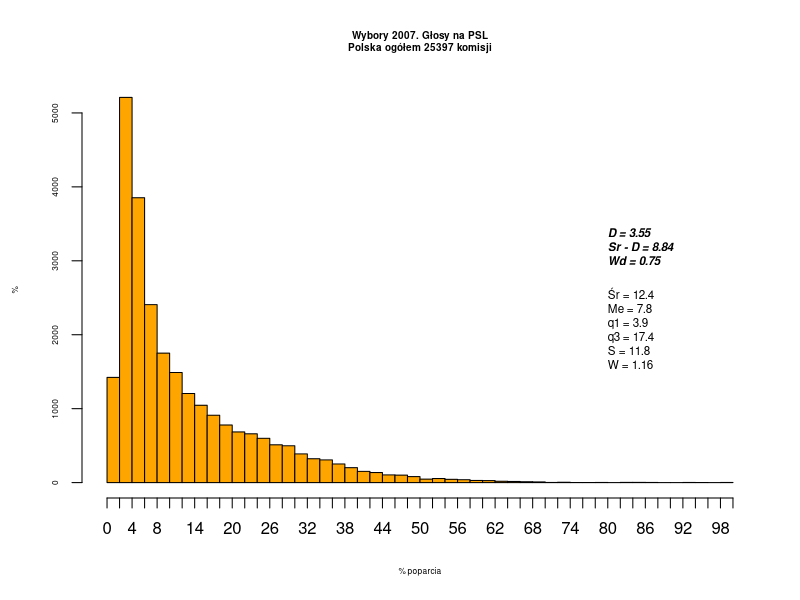
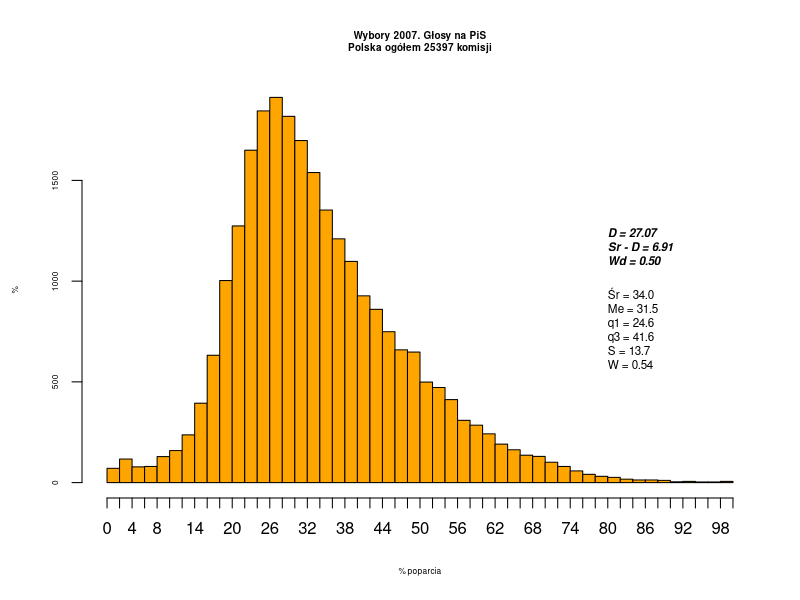
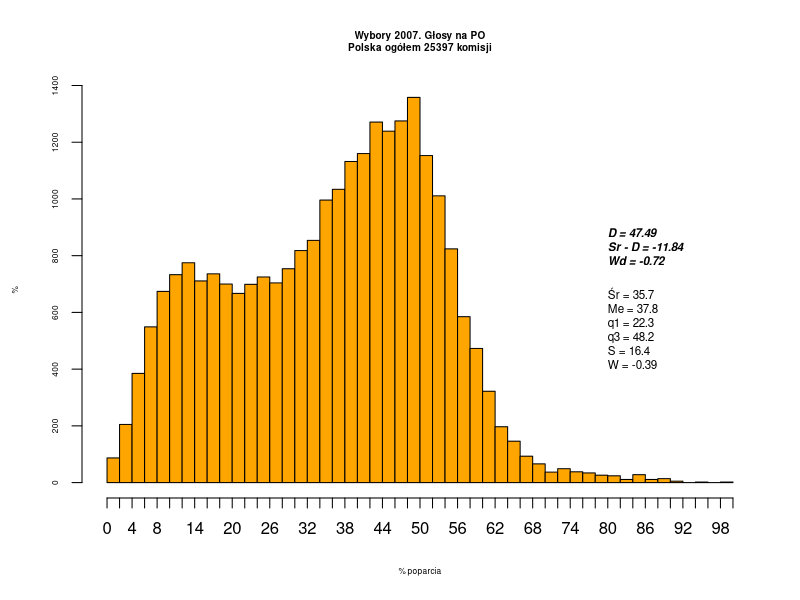
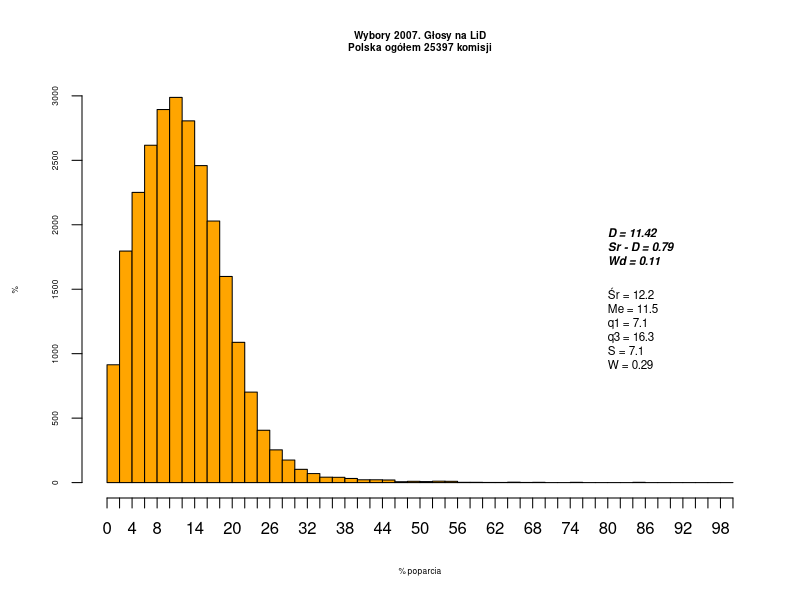
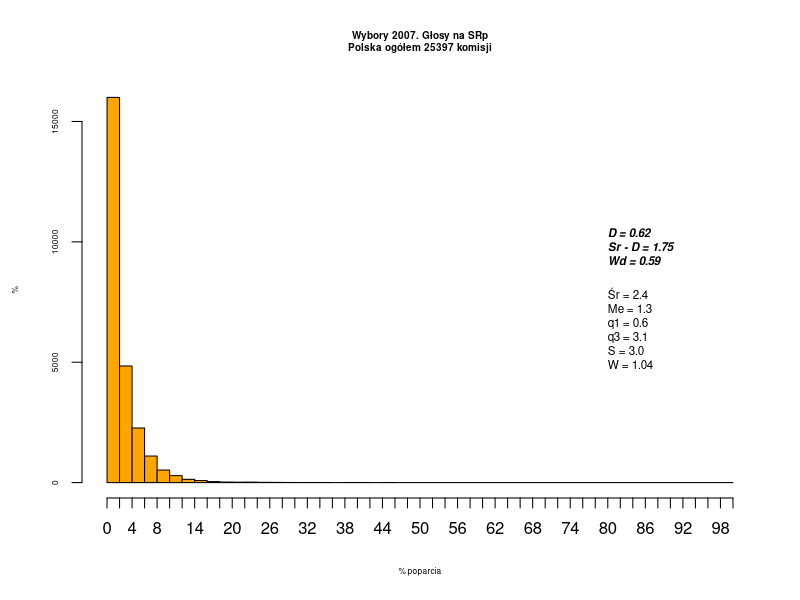
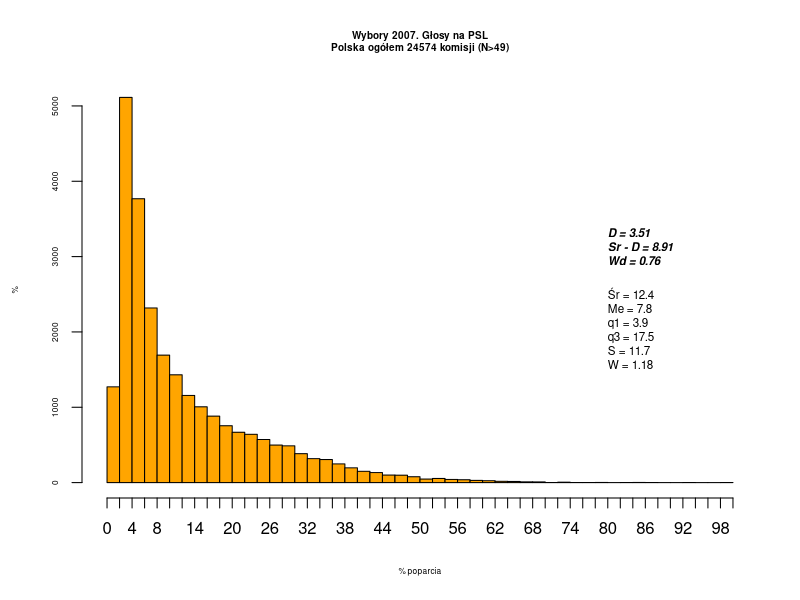
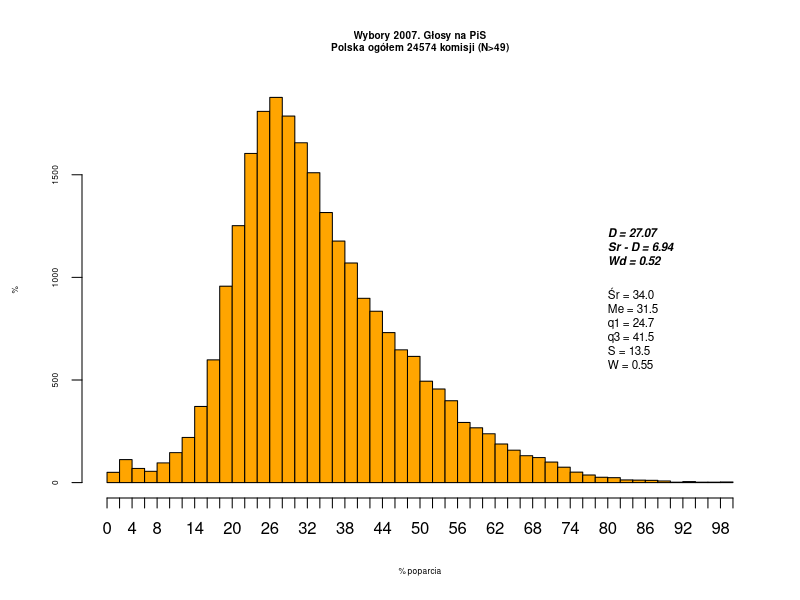
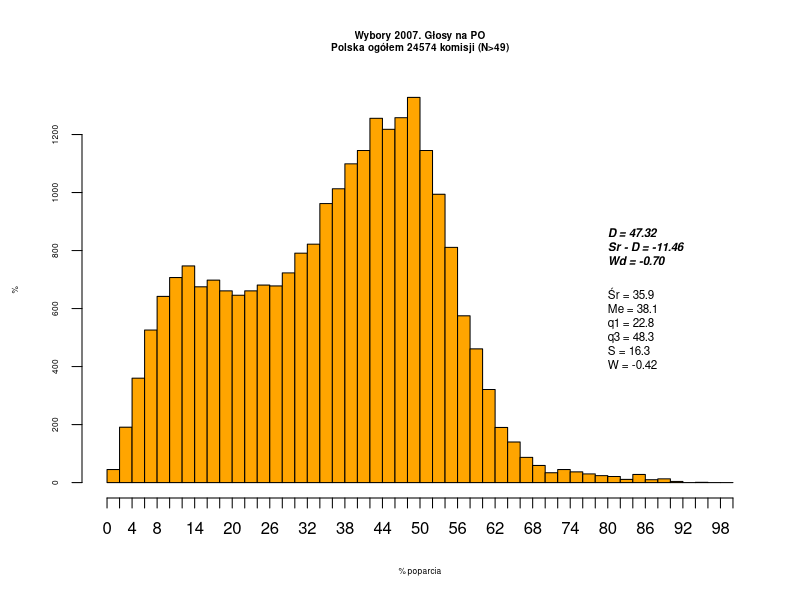

These charts were generated, in order, by the following R code:
#!/usr/bin/Rscript
# Skrypt wykreślna różnego rodzaju histogramy dla danych z pliku ws2010_komitety_by_komisja_T.csv
# (więcej: https://github.com/hrpunio/Data/tree/master/ws2010_pobranie_2018)
#
estimatedMode <- function(x) { d <- density(x, na.rm=T); d$x[which.max(d$y)] }

showVotes <- function(df, x, co, region, N, minN) {
   ## showVotes = wykreśla histogram dla województwa (region)
   kN <- nrow(df)
   sX <- summary(df[[x]], na.rm=TRUE);
   sV <- sd(df[[x]], na.rm=TRUE)
   ## współczynnik skośności Pearsona
   skewness <- 3 * (sX[["Mean"]] - sX[["Median"]])/sV
   Mo <- estimatedMode(df[[x]])
   skewnessMo <- (sX[["Mean"]] - Mo)/sV

   summary_label <- sprintf ("Śr = %.1f\nMe = %.1f\nq1 = %.1f\nq3 = %.1f\nS = %.1f\nW = %.2f", 
     sX[["Mean"]], sX[["Median"]],
     sX[["1st Qu."]], sX[["3rd Qu."]], sV, skewness)
   summary_label_bold <- sprintf ("D = %.2f\nSr - D = %.2f\nWd = %.2f", Mo, sX[["Mean"]] - Mo, skewnessMo)

   if (minN < 1) {
   t <- sprintf("Wybory 2007. Głosy na %s\n%s ogółem %d komisji", co, region, kN ) } 
   else { t <- sprintf("Wybory 2007. Głosy na %s\n%s ogółem %d komisji (N>%d)", co, region, kN, minN ) } 

   h <- hist(df[[x]], breaks=kpN, freq=TRUE, col="orange", main=t, 
     ylab="%", xlab="% poparcia", labels=F, xaxt='n' )
     axis(side=1, at=kpN, cex.axis=2, cex.lab=2)
   ## pozycja tekstu zawierającego statystyki opisowe
   posX <- .50 * max(h$counts)
   posY <- .66 * max(h$counts)
   text(80, posX, summary_label, cex=1.4, adj=c(0,1) )
   text(80, posY, summary_label_bold, cex=1.4, adj=c(0,1), font=4)
}


## Wczytanie danych; obliczenie podst. statystyk:
komisje <- read.csv("ws2007_komisje_wyniki.csv", 
   sep = ';', header=T, na.string="NA");

summary(komisje$PSL); summary(komisje$PiS); summary(komisje$PO);
fivenum(komisje$PSLp); fivenum(komisje$PiSp); fivenum(komisje$POp);

## ## ###
par(ps=6,cex=1,cex.axis=1,cex.lab=1,cex.main=1.2)
kpN <- seq(0, 100, by=2);
kpX <- c(0, 10,20,30,40,50,60,70,80,90, 100);
kN <- nrow(komisje)
region <- "Polska"
minTurnout <- 0

## cała Polska:
showVotes(komisje, "PSLp", "PSL", region, kN, minTurnout);
showVotes(komisje, "PiSp", "PiS", region, kN, minTurnout);
showVotes(komisje, "POp",  "PO",  region, kN, minTurnout);
showVotes(komisje, "LiDp", "LiD", region, kN, minTurnout);
showVotes(komisje, "Samoobronap", "SRp", region, kN, minTurnout);

## Cała Polska (bez małych komisji):
## ( późniejszych analizach pomijane są małe komisje)
minTurnout <- 49
komisje <- subset (komisje, totalG > minTurnout); 
kN <- nrow(komisje)

showVotes(komisje, "PSLp", "PSL", region, kN, minTurnout);
showVotes(komisje, "PiSp", "PiS", region, kN, minTurnout);
showVotes(komisje, "POp",  "PO",  region, kN, minTurnout);

## Typ gminy U/R (U=gmina miejska ; R=inna niż miejska)
#komisjeW <- subset (komisje, typ == "U"); 
#kN <- nrow(komisjeW)
#region <- "Polska/g.miejskie"
#showVotes(komisjeW, "PSLp", "PSL", region, kN, minTurnout);
#showVotes(komisjeW, "PiSp", "PiS", region, kN, minTurnout);
#showVotes(komisjeW, "POp",  "PO",  region, kN, minTurnout);
#
##komisjeW <- subset (komisje, typ == "R"); 
#kN <- nrow(komisjeW)
#region <- "Polska/g.niemiejskie"
#showVotes(komisjeW, "PSLp", "PSL", region, kN, minTurnout);
#showVotes(komisjeW, "PiSp", "PiS", region, kN, minTurnout);
#showVotes(komisjeW, "POp",  "PO",  region, kN, minTurnout);

## woj = dwucyfrowy kod teryt województwa:
komisje$woj <- substr(komisje$teryt, start=1, stop=2)

cN <- c("dolnośląskie", "kujawsko-pomorskie",
 "lubelskie", "lubuskie", "łódzkie", "małopolskie", "mazowieckie",
 "opolskie", "podkarpackie", "podlaskie", "pomorskie", "śląskie",
 "świętokrzyskie", "warmińsko-mazurskie", "wielkopolskie",
 "zachodniopomorskie");
cW <- c("02", "04", "06", "08", "10", "12", "14", "16", "18",
 "20", "22", "24", "26", "28", "30", "32");

## wszystkie województwa po kolei:
for (w in 1:16) {
  wojS <- cW[w]
  ###region <- cN[w];
  region <- sprintf ("%s (%s)", cN[w], wojS);

  komisjeW <- subset (komisje, woj == wojS); ##

  showVotes(komisjeW, "PSLp", "PSL", region, kN, minTurnout);
  showVotes(komisjeW, "PiSp", "PiS", region, kN, minTurnout);
  showVotes(komisjeW, "POp",  "PO",  region, kN, minTurnout);
}

## ## koniec
